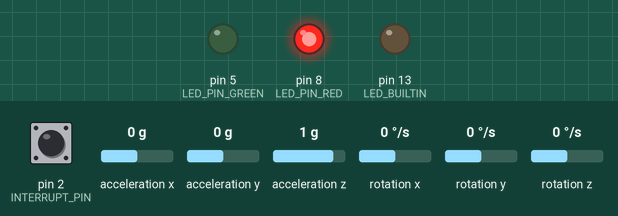
This sketch was run on a simulated Arduino Uno, built with avr-gcc and run on an emulated ATmega328P. Parts: output pins drawn as LEDs (lit = HIGH). Dashed ring = blinking. The test bench sets the inputs (shaded band); at power-on: acceleration x 0 g, acceleration y 0 g, acceleration z 1 g, rotation z 0 °/s, pin 2 (INTERRUPT_PIN) LOW, rotation x 0 °/s, rotation y 0 °/s. The sensor or clock chip raises its interrupt line as the real part does; what the sketch prints to the serial monitor is not drawn.

Above: at 0.2 s.
At 1.7 s:
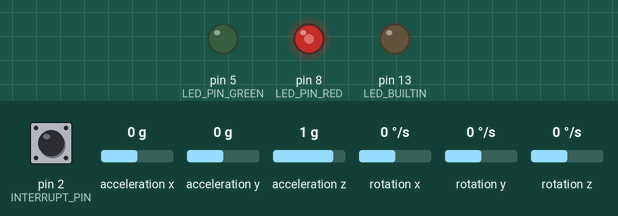
At 9.2 s:
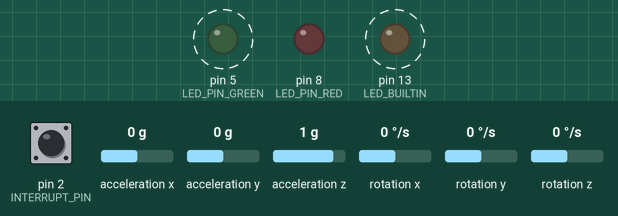
9.3 s: acceleration x set to 0.8 g
12.3 s: acceleration y set to -1.4 g
15.3 s: acceleration z set to -1.4 g
18.3 s: rotation z set to -192 °/s
21.3 s: pin 2 (INTERRUPT_PIN) pulsed HIGH 2 times (0.12 s each, 0.3 s apart)
23.6 s: pin 2 (INTERRUPT_PIN) pulled HIGH for 0.15 s
Timing chart, 0 to 27.6 s (numbered marks = the images above; inputs shaded):
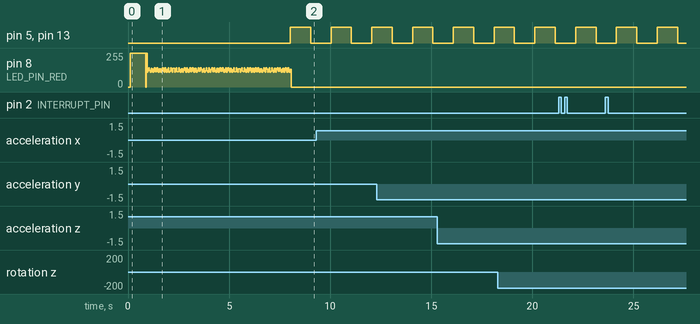

The sketch:

mpu6050_i2c.ino
```cpp
/*
 * An MPU6050 program to send YAW/BEARING/HEADING data
 * through UART communication.
 *
 * Microcontroller: Arduino Nano
 * Sensor         : MPU6050
 * Library link   : https://github.com/ElectronicCats/mpu6050
 *
 */

//#define UART_MODE
#define DMA_MODE

//#include <Wire.h>
//#include <LiquidCrystal_I2C.h>
#include <TimerOne.h>

//#define LCD_ADDR    0x27
//#define LCD_LENGTH  20
//#define LCD_HEIGHT  4
//
//LiquidCrystal_I2C LCD(LCD_ADDR, LCD_LENGTH, LCD_HEIGHT);

#include "I2Cdev.h"
#include "MPU6050_6Axis_MotionApps20.h"

// specific I2C addresses may be passed as a parameter here
// AD0 low = 0x68 (DEFAULT)
// AD0 high = 0x69
MPU6050 mpu;
//MPU6050 mpu(0x69); // <-- use for AD0 high

#define INTERRUPT_PIN       2  // use pin 2 on Arduino Uno & most boards
#define LED_PIN_RED         8
#define LED_PIN_GREEN       5
bool blinkState = false;

// MPU control/status vars
bool dmpReady = false;  // set true if DMP init was successful
uint8_t mpuIntStatus;   // holds actual interrupt status byte from MPU
uint8_t devStatus;      // return status after each device operation (0 = success, !0 = error)
uint16_t packetSize;    // expected DMP packet size (default is 42 bytes)
uint16_t fifoCount;     // count of all bytes currently in FIFO
uint8_t fifoBuffer[64]; // FIFO storage buffer

// orientation/motion vars
Quaternion q;           // [w, x, y, z]         quaternion container
VectorFloat gravity;    // [x, y, z]            gravity vector
float ypr[3];           // [yaw, pitch, roll]   yaw/pitch/roll container and gravity vector

#define MINIMUM_ERROR      0.001
#define TIME_PERIOD_MS     1000
#define MAX_CALIBRATE_CNT  7
long int t_now;
long int t_prev;
float yaw_now;
float yaw_prev;
float dYaw;
char calibrate_cnt;
float yaw_data;
char tx_buffer[7] = "ABC";
char calibrate_status = 0;
float offset_degree;

char data_terima[8];
float global_x, global_y;
char data_lcd[20];

unsigned long int ledNow = 0;
unsigned long int ledPrev = 0;
int led_state = 0;
// ================================================================
// ===               INTERRUPT DETECTION ROUTINE                ===
// ================================================================

volatile bool mpuInterrupt = false;
void dmpDataReady() {
    mpuInterrupt = true;
}

// ================================================================
// ===                      INITIAL SETUP                       ===
// ================================================================

void setup() {
    Serial.begin(115200);
    while (!Serial);
    delay(50);

    Wire.begin();
    Wire.setClock(400000); // 400kHz I2C clock. Comment this line if having compilation difficulties
    delay(50);

    mpu.initialize();
    pinMode(INTERRUPT_PIN, INPUT);
    pinMode(LED_PIN_RED, OUTPUT);
    pinMode(LED_PIN_GREEN, OUTPUT);
    pinMode(LED_BUILTIN, OUTPUT);

    digitalWrite(LED_PIN_RED, HIGH);
    digitalWrite(LED_PIN_GREEN, LOW);

    devStatus = mpu.dmpInitialize();

    // supply your own gyro offsets here, scaled for min sensitivity
    mpu.setXGyroOffset(220);
    mpu.setYGyroOffset(76);
    mpu.setZGyroOffset(-85);
    mpu.setZAccelOffset(1788);

    if (devStatus == 0)
    {
        mpu.setDMPEnabled(true);

        attachInterrupt(digitalPinToInterrupt(INTERRUPT_PIN), dmpDataReady, RISING);
        mpuIntStatus = mpu.getIntStatus();

        dmpReady = true;

        packetSize = mpu.dmpGetFIFOPacketSize();

        delay(250);
    }


    while(!calibrate_status)
    {
        if (mpu.dmpGetCurrentFIFOPacket(fifoBuffer))
        {   // Get the Latest packet
            // display Euler angles in degrees
            mpu.dmpGetQuaternion(&q, fifoBuffer);
            mpu.dmpGetGravity(&gravity, &q);
            mpu.dmpGetYawPitchRoll(ypr, &q, &gravity);

            calibrationProcess();
        }
    }


//    Timer1.initialize(5000);
//    Timer1.attachInterrupt(receiveData); // blinkLED to run every 0.15 seconds
}

// ================================================================
// ===                    MAIN PROGRAM LOOP                     ===
// ================================================================

const byte numChars = 32;  // Maximum length of data (adjust as needed)
char receivedChars[numChars];  // Array to store received data
boolean newData = false;

float value1 = 0, value2 = 0;

void loop() {

    if (!dmpReady)
    {
        return;
    }

    ledNow = millis();

    if (mpu.dmpGetCurrentFIFOPacket(fifoBuffer))
    {
        if(ledNow - ledPrev >= 1000)
        {
            ledPrev = millis();
            led_state = !(led_state);
            digitalWrite(LED_BUILTIN, led_state);
            digitalWrite(LED_PIN_RED, LOW);
            digitalWrite(LED_PIN_GREEN, led_state);
        }
        // Get the Latest packet
        // display Euler angles in degrees
        mpu.dmpGetQuaternion(&q, fifoBuffer);
        mpu.dmpGetGravity(&gravity, &q);
        mpu.dmpGetYawPitchRoll(ypr, &q, &gravity);

        mainProcess();
    }

}

void calibrationProcess()
{
    blinkState = !(blinkState);
    digitalWrite(LED_PIN_RED, blinkState);

    yaw_data = ypr[0] * 180/M_PI;

    t_now = millis();

    if(t_now - t_prev < TIME_PERIOD_MS)
    {
        yaw_now = ypr[0];
    }
    else
    {
        dYaw = abs(yaw_now - yaw_prev);
        yaw_prev = yaw_now;

        if(dYaw < MINIMUM_ERROR)    calibrate_cnt += 1;
        else                        calibrate_cnt  = 0;

        if (calibrate_cnt > MAX_CALIBRATE_CNT)
        {
            calibrate_status = 1;
            offset_degree = yaw_now;
        }

        t_prev = t_now;
     }
}

void mainProcess()
{
    yaw_data = -(ypr[0] - offset_degree) * 180/M_PI;

    if(yaw_data > 180)       yaw_data -= 360;
    else if(yaw_data < -180) yaw_data += 360;

//    if(yaw_data > 360)       yaw_data -= 360;
//    else if(yaw_data < 0)    yaw_data += 360;


#ifdef UART_MODE
    SendModeUART();
#endif

#ifdef DMA_MODE
    SendModeDMA();
#endif

}

void SendModeDMA()
{
    memcpy(tx_buffer + 3, &yaw_data, 4);

    for(int i = 0; i < sizeof(tx_buffer); i++)
        Serial.write(tx_buffer[i]);
}

void SendModeUART()
{
    Serial.println(yaw_data);
}

void receiveData()
{
    if(Serial.available())
    {
      static int status_terima;
      static int status_header;
      char temp, data_head[1];

      if(status_header == 0)
      {
        if(Serial.available() >= 3 + sizeof(data_terima)) ////3 untuk header 't', 'e', 'l'
        {
          for(int i = 0; i < 3 + sizeof(data_terima); i++)
          {
            temp = Serial.read();

            if(status_terima == 0 && temp == 'A')
            {
                status_terima++;
            }
            else if(status_terima == 1 && temp == 'B')
            {
                status_terima++;
            }
            else if(status_terima == 2 && temp == 'C')
            {
              status_terima = 0;
              status_header = 1;
              break;
            }
          }
        }
      }

      if(status_header == 1)
      {
        char data_real[sizeof(data_terima)];

        if(Serial.available() >= sizeof(data_terima))
        {


          for(int i = 0; i < sizeof(data_terima); i++)
          {
            data_real[i] = Serial.read();
          }

          memcpy(&data_terima, data_real, sizeof(data_terima));
          memcpy(&global_x, data_terima, 4);
          memcpy(&global_y, data_terima + 4, 4);

          status_header = 0;
        }
      }

    }
}
```

Measured:
- by itself, pin 5 (LED_PIN_GREEN), pin 13 (LED_BUILTIN): alternates HIGH for 1.0 s and LOW for 1.0 s
